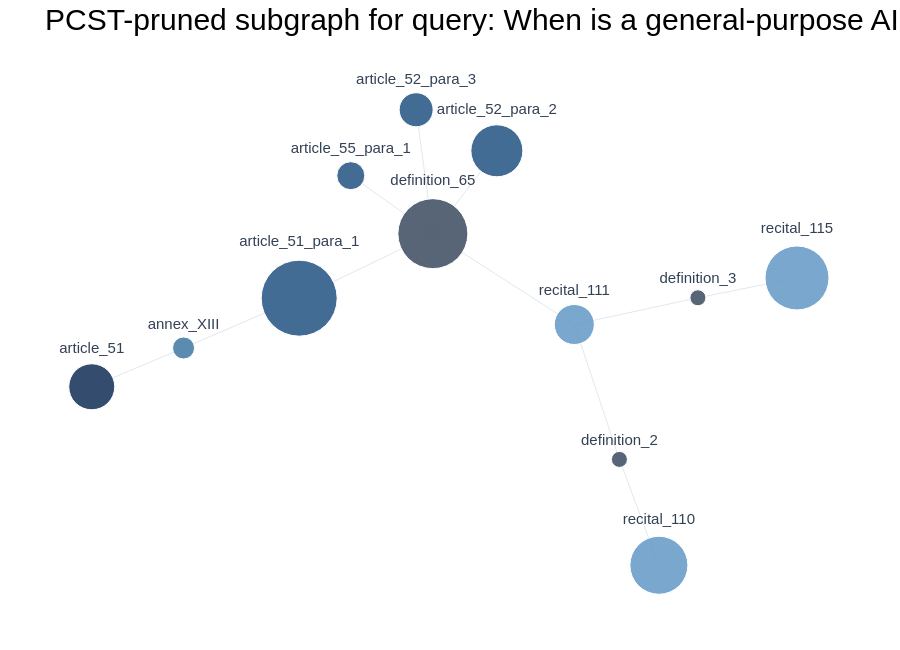

Here is the notebook cell this chart was saved with:
### Code cell
pruned_result["figure"]

### Figure 1 — Plotly figure (JSON) as saved in the notebook; plotly's stock layout.template omitted (floating-point values rounded to 4 significant figures)
{"data": [{"hoverinfo": "none", "line": {"color": "#E2E8F0", "width": 1}, "mode": "lines", "type": "scatter", "x": [0.2818, -0.09393, null, 0.2818, 0.4016, null, 0.2818, 0.6101, null, -0.1383, -0.09393, null, 0.5065, 0.4016, null, -0.449, -0.09393, null, -0.449, -0.7562, null, -0.09393, 0.0761, null, -0.09393, -0.3119, null, -0.7562, -1, null, 0.8733, 0.6101, null], "y": [-0.05127, 0.1586, null, -0.05127, -0.3629, null, -0.05127, 0.01048, null, 0.4448, 0.1586, null, -0.6073, -0.3629, null, 0.009561, 0.1586, null, 0.009561, -0.1055, null, 0.1586, 0.35, null, 0.1586, 0.2924, null, -0.1055, -0.1951, null, 0.05622, 0.01048, null]}, {"hoverinfo": "text", "hovertext": ["node_id=recital_111<br>type=recital<br>degree=3<br>similarity=0.7300<br>prize=4.00", "node_id=article_52_para_3<br>type=paragraph<br>degree=1<br>similarity=0.7264<br>prize=3.00", "node_id=recital_110<br>type=recital<br>degree=1<br>similarity=0.7610<br>prize=7.00", "node_id=article_51_para_1<br>type=paragraph<br>degree=2<br>similarity=0.8414<br>prize=10.00", "node_id=definition_65<br>type=definition<br>degree=5<br>similarity=0.7678<br>prize=9.00", "node_id=article_52_para_2<br>type=paragraph<br>degree=1<br>similarity=0.7586<br>prize=6.00", "node_id=annex_XIII<br>type=annex<br>degree=2<br>similarity=0.6858<br>prize=1.00", "node_id=article_55_para_1<br>type=paragraph<br>degree=1<br>similarity=0.6975<br>prize=2.00", "node_id=definition_2<br>type=definition<br>degree=2<br>similarity=0.2881<br>prize=0.00", "node_id=recital_115<br>type=recital<br>degree=1<br>similarity=0.7642<br>prize=8.00", "node_id=definition_3<br>type=definition<br>degree=2<br>similarity=0.1665<br>prize=0.00", "node_id=article_51<br>type=article<br>degree=1<br>similarity=0.7466<br>prize=5.00"], "marker": {"color": ["#6B9EC9", "#2F5D8A", "#6B9EC9", "#2F5D8A", "#475569", "#2F5D8A", "#4A7FA7", "#2F5D8A", "#475569", "#6B9EC9", "#475569", "#1F3A5F"], "line": {"color": "#FFFFFF", "width": 1}, "opacity": 0.9, "size": [40, 34, 58, 76, 70, 52, 22, 28, 16, 64, 16, 46]}, "mode": "markers+text", "text": ["recital_111", "article_52_para_3", "recital_110", "article_51_para_1", "definition_65", "article_52_para_2", "annex_XIII", "article_55_para_1", "definition_2", "recital_115", "definition_3", "article_51"], "textposition": "top center", "type": "scatter", "x": [0.2818, -0.1383, 0.5065, -0.449, -0.09393, 0.0761, -0.7562, -0.3119, 0.4016, 0.8733, 0.6101, -1], "y": [-0.05127, 0.4448, -0.6073, 0.009561, 0.1586, 0.35, -0.1055, 0.2924, -0.3629, 0.05622, 0.01048, -0.1951]}], "layout": {"font": {"color": "#334155", "family": "Arial, sans-serif", "size": 15}, "height": 650, "margin": {"b": 20, "l": 20, "r": 20, "t": 60}, "paper_bgcolor": "#FFFFFF", "plot_bgcolor": "#FFFFFF", "showlegend": false, "title": {"font": {"color": "#000000", "family": "Arial, sans-serif", "size": 30}, "text": "PCST-pruned subgraph for query: When is a general-purpose AI model one with systemic risk?"}, "xaxis": {"color": "#475569", "showgrid": false, "showticklabels": false, "tickfont": {"family": "Arial, sans-serif", "size": 12}, "zeroline": false}, "yaxis": {"color": "#475569", "showgrid": false, "showticklabels": false, "tickfont": {"family": "Arial, sans-serif", "size": 12}, "zeroline": false}}}
